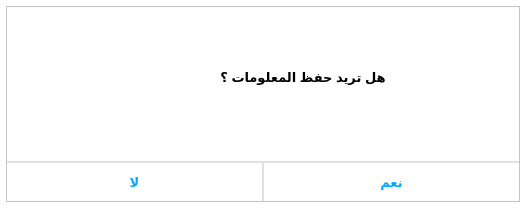
<?xml version="1.0" encoding="UTF-8"?>
<ui version="4.0">
 <class>Dialog</class>
 <widget class="QDialog" name="Dialog">
  <property name="windowModality">
   <enum>Qt::WindowModal</enum>
  </property>
  <property name="geometry">
   <rect>
    <x>0</x>
    <y>0</y>
    <width>526</width>
    <height>208</height>
   </rect>
  </property>
  <property name="windowTitle">
   <string>Dialog</string>
  </property>
  <property name="styleSheet">
   <string notr="true">background-color: rgb(255, 255, 255);</string>
  </property>
  <layout class="QVBoxLayout" name="verticalLayout_2">
   <property name="spacing">
    <number>0</number>
   </property>
   <property name="leftMargin">
    <number>6</number>
   </property>
   <property name="topMargin">
    <number>6</number>
   </property>
   <property name="rightMargin">
    <number>6</number>
   </property>
   <property name="bottomMargin">
    <number>6</number>
   </property>
   <item>
    <widget class="QFrame" name="frame">
     <property name="frameShape">
      <enum>QFrame::StyledPanel</enum>
     </property>
     <property name="frameShadow">
      <enum>QFrame::Raised</enum>
     </property>
     <layout class="QVBoxLayout" name="verticalLayout">
      <property name="spacing">
       <number>2</number>
      </property>
      <property name="leftMargin">
       <number>0</number>
      </property>
      <property name="topMargin">
       <number>0</number>
      </property>
      <property name="rightMargin">
       <number>0</number>
      </property>
      <property name="bottomMargin">
       <number>0</number>
      </property>
      <item>
       <layout class="QHBoxLayout" name="horizontalLayout_3">
        <item>
         <spacer name="horizontalSpacer">
          <property name="orientation">
           <enum>Qt::Horizontal</enum>
          </property>
          <property name="sizeHint" stdset="0">
           <size>
            <width>40</width>
            <height>20</height>
           </size>
          </property>
         </spacer>
        </item>
       </layout>
      </item>
      <item>
       <layout class="QHBoxLayout" name="horizontalLayout_2">
        <property name="leftMargin">
         <number>30</number>
        </property>
        <item>
         <widget class="QLabel" name="icon">
          <property name="maximumSize">
           <size>
            <width>48</width>
            <height>48</height>
           </size>
          </property>
          <property name="text">
           <string/>
          </property>
          <property name="pixmap">
           <pixmap>:/Icons/ic_done_2x.png</pixmap>
          </property>
          <property name="scaledContents">
           <bool>true</bool>
          </property>
         </widget>
        </item>
        <item>
         <widget class="QLabel" name="labelMessage">
          <property name="minimumSize">
           <size>
            <width>0</width>
            <height>100</height>
           </size>
          </property>
          <property name="font">
           <font>
            <pointsize>10</pointsize>
            <weight>75</weight>
            <bold>true</bold>
           </font>
          </property>
          <property name="text">
           <string>هل تريد حفظ المعلومات ؟</string>
          </property>
          <property name="scaledContents">
           <bool>true</bool>
          </property>
          <property name="alignment">
           <set>Qt::AlignCenter</set>
          </property>
         </widget>
        </item>
       </layout>
      </item>
      <item>
       <spacer name="verticalSpacer">
        <property name="orientation">
         <enum>Qt::Vertical</enum>
        </property>
        <property name="sizeHint" stdset="0">
         <size>
          <width>20</width>
          <height>40</height>
         </size>
        </property>
       </spacer>
      </item>
      <item>
       <layout class="QHBoxLayout" name="horizontalLayout">
        <property name="spacing">
         <number>0</number>
        </property>
        <item>
         <widget class="QPushButton" name="Bt_no">
          <property name="minimumSize">
           <size>
            <width>0</width>
            <height>40</height>
           </size>
          </property>
          <property name="font">
           <font>
            <pointsize>10</pointsize>
            <weight>75</weight>
            <italic>false</italic>
            <bold>true</bold>
            <kerning>false</kerning>
           </font>
          </property>
          <property name="styleSheet">
           <string notr="true">QPushButton
{
	background-color: rgb(255, 255, 255);
	color: rgb(0, 170, 255);
border:0px solid white;
border-top:2px solid  rgb(225, 225, 225);
border-right:1px solid  rgb(225, 225, 225);
}

QPushButton:hover
{
	background-color: rgb(232, 232, 232);
	color: rgb(0, 85, 255);

}</string>
          </property>
          <property name="text">
           <string>لا</string>
          </property>
          <property name="shortcut">
           <string>Esc</string>
          </property>
         </widget>
        </item>
        <item>
         <widget class="QPushButton" name="Bt_yes">
          <property name="minimumSize">
           <size>
            <width>0</width>
            <height>40</height>
           </size>
          </property>
          <property name="font">
           <font>
            <pointsize>10</pointsize>
            <weight>75</weight>
            <bold>true</bold>
            <kerning>false</kerning>
           </font>
          </property>
          <property name="styleSheet">
           <string notr="true">QPushButton
{
	background-color: rgb(255, 255, 255);
	color: rgb(0, 170, 255);
border:0px solid white;
border-top:2px solid  rgb(225, 225, 225);
border-left:1px solid  rgb(225, 225, 225);
}

QPushButton:hover
{
	background-color: rgb(232, 232, 232);
	color: rgb(0, 85, 255);

}</string>
          </property>
          <property name="text">
           <string>نعم</string>
          </property>
          <property name="shortcut">
           <string>Return</string>
          </property>
         </widget>
        </item>
       </layout>
      </item>
     </layout>
    </widget>
   </item>
  </layout>
 </widget>
 <resources/>
 <connections/>
</ui>
